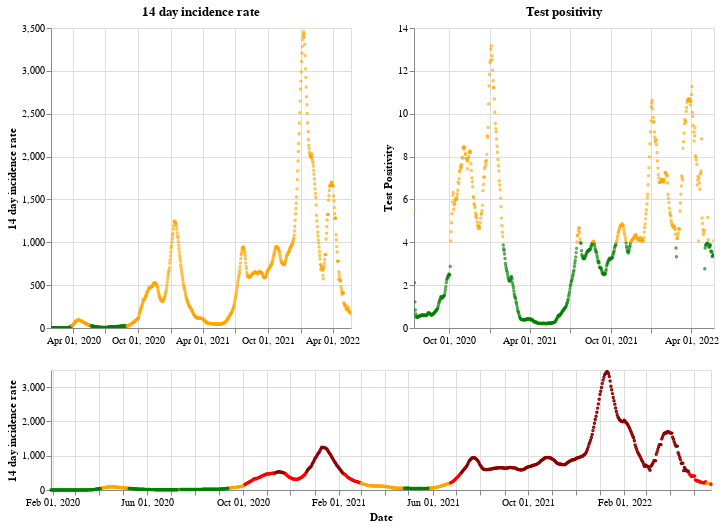

This figure's notebook cell:
### Markdown cell above
## England

### Code cell
plot_traffic_light('England')

### Figure 1 — Vega-Lite specification as saved in the notebook (floating-point values rounded to 4 significant figures; data arrays with more than 128 entries replaced by an {"elided": "..."} marker saying what was removed)
{"config": {"view": {"continuousWidth": 400, "continuousHeight": 300}}, "vconcat": [{"hconcat": [{"mark": {"type": "point", "size": 2}, "encoding": {"color": {"condition": {"value": "green", "test": "(datum.twoWeeklyCasesRate <= 25)"}, "value": "orange"}, "tooltip": [{"type": "nominal", "field": "areaName"}, {"type": "temporal", "field": "date"}, {"type": "quantitative", "field": "twoWeeklyCasesRate"}, {"type": "quantitative", "field": "testPositivity"}], "x": {"type": "temporal", "axis": {"title": ""}, "field": "date", "scale": {"domain": {"selection": "DateBrush"}}, "timeUnit": "yearmonthdate"}, "y": {"type": "quantitative", "axis": {"title": "14 day incidence rate"}, "field": "twoWeeklyCasesRate"}}, "title": "14 day incidence rate", "width": 300}, {"mark": {"type": "point", "size": 2}, "encoding": {"color": {"condition": {"value": "green", "test": "(datum.testPositivity <= 4)"}, "value": "orange"}, "tooltip": [{"type": "nominal", "field": "areaName"}, {"type": "temporal", "field": "date"}, {"type": "quantitative", "field": "twoWeeklyCasesRate"}, {"type": "quantitative", "field": "testPositivity"}], "x": {"type": "temporal", "axis": {"title": ""}, "field": "date", "scale": {"domain": {"selection": "DateBrush"}}, "timeUnit": "yearmonthdate"}, "y": {"type": "quantitative", "axis": {"title": "Test Positivity"}, "field": "testPositivity"}}, "title": "Test positivity", "width": 300}]}, {"layer": [{"mark": {"type": "point", "size": 2}, "encoding": {"color": {"condition": {"value": "orange", "test": "(((datum.testPositivity < 4) && (datum.twoWeeklyCasesRate >= 50)) && (datum.twoWeeklyCasesRate < 200))"}, "value": "red"}, "opacity": {"condition": {"value": 1, "test": "((datum.twoWeeklyCasesRate >= 50) && (datum.twoWeeklyCasesRate < 500))"}, "value": 0}, "tooltip": [{"type": "nominal", "field": "areaName"}, {"type": "temporal", "field": "date"}, {"type": "quantitative", "field": "twoWeeklyCasesRate"}, {"type": "quantitative", "field": "testPositivity"}], "x": {"type": "temporal", "axis": {"title": "Date"}, "field": "date", "timeUnit": "yearmonthdate"}, "y": {"type": "quantitative", "axis": {"title": "14 day incidence rate"}, "field": "twoWeeklyCasesRate"}}, "selection": {"DateBrush": {"type": "interval", "encodings": ["x"], "fields": ["Time"]}}}, {"mark": {"type": "point", "size": 2}, "encoding": {"color": {"value": "darkred"}, "opacity": {"condition": {"value": 1, "test": "(datum.twoWeeklyCasesRate >= 500)"}, "value": 0}, "tooltip": [{"type": "nominal", "field": "areaName"}, {"type": "temporal", "field": "date"}, {"type": "quantitative", "field": "twoWeeklyCasesRate"}, {"type": "quantitative", "field": "testPositivity"}], "x": {"type": "temporal", "axis": {"title": "Date"}, "field": "date", "timeUnit": "yearmonthdate"}, "y": {"type": "quantitative", "axis": {"title": "14 day incidence rate"}, "field": "twoWeeklyCasesRate"}}}, {"mark": {"type": "point", "size": 2}, "encoding": {"color": {"condition": {"value": "green", "test": "((datum.testPositivity < 4) && (datum.twoWeeklyCasesRate < 50))"}, "value": "orange"}, "opacity": {"condition": {"value": 1, "test": "(datum.twoWeeklyCasesRate < 50)"}, "value": 0}, "tooltip": [{"type": "nominal", "field": "areaName"}, {"type": "temporal", "field": "date"}, {"type": "quantitative", "field": "twoWeeklyCasesRate"}, {"type": "quantitative", "field": "testPositivity"}], "x": {"type": "temporal", "axis": {"title": "Date"}, "field": "date", "timeUnit": "yearmonthdate"}, "y": {"type": "quantitative", "axis": {"title": "14 day incidence rate"}, "field": "twoWeeklyCasesRate"}}}], "height": 120, "width": 660}], "data": {"name": "data-70e9b638a6756011f86f774be3e32105"}, "$schema": "https://vega.github.io/schema/vega-lite/v4.8.1.json", "datasets": {"data-70e9b638a6756011f86f774be3e32105": {"elided": "845 records"}}}
